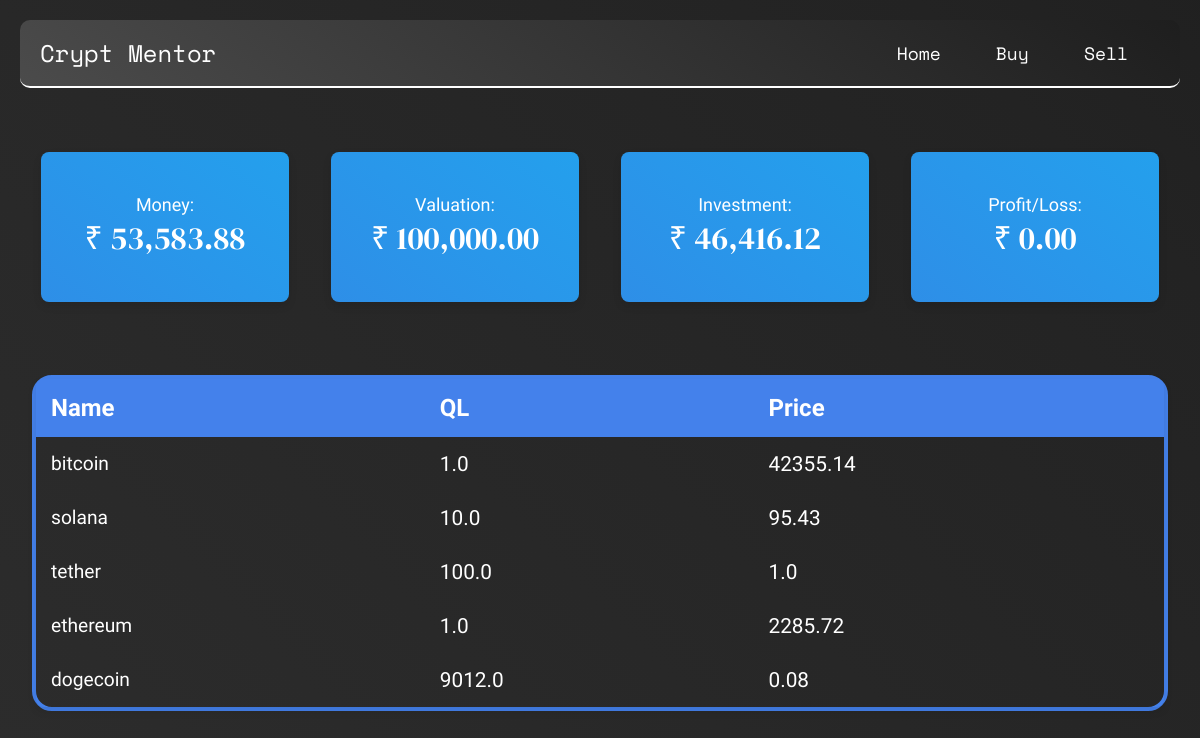
The page / on the database its author committed.
### app.py (models this page shows, shortened)
class Crypto(Base):
    __tablename__ = 'crypto'
    id = Column(Integer, primary_key=True)
    name = Column(String(50), unique=True)
    price = Column(Float)
    quantity = Column(Float)
    money = Column(Float, default=100000.0)

### app.py (the view)
@app.route("/")
def homepage():
    money = current_money()
    val = valuation()
    total_valuation = money + float(val)
    money = "₹ {:,.2f}".format(money)
    pl = total_valuation - 100000.0
    c_list = Crypto.query.all()
    return render_template('index.html', money=money, valuation="₹ {:,.2f}".format(total_valuation), investment="₹ {:,.2f}".format(val), pl="₹ {:,.2f}".format(pl), c_list=c_list)

### app.py (called while the page is built)
def current_money():
    money_list = Crypto.query.filter(Crypto.name == 'money').first()
    money = money_list.money
    return money

def valuation():
    c_list = Crypto.query.all()
    valuation = 0
    for i in c_list:
        quantity, price = i.quantity, i.price
        valuation += quantity * price
    return valuation

### templates/index.html (shortened to what this page needs)
<!DOCTYPE html>
<html lang="en">
<head>
  <link rel="stylesheet" type="text/css" href="../static/styles.css">
</head>
<body>
  <header>
    <div class="topbar">
      <div class="logo">Crypt Mentor</div>
      <nav>
        <ul>
          <li><a href="/">Home</a></li>
          <li><a href="/buy">Buy</a></li>
          <li><a href="/sell">Sell</a></li>
        </ul>
      </nav>
    </div>
    <div class="financials-container">
      <div class="financials">
        <div>Money: <span class="custom">{{ money }}</span></div>
      </div>
      <div class="financials">
        <div>Valuation: <span class="custom">{{ valuation }}</span></div>
      </div>
      <div class="financials">
        <div>Investment: <span class="custom">{{ investment }}</span></div>
      </div>
      <div class="financials">
        <div>Profit/Loss: <span class="custom">{{ pl }}</span></div>
      </div>
  </header>
  <main>
    <table>
      <thead>
        <tr>
          <th>Name</th>
          <th>QL</th>
          <th>Price</th>
        </tr>
      </thead>
      <tbody>
        {% for i in c_list %}
        {% if i.name != 'money' %}
        <tr>
          <td>{{i.name}}</td>
          <td class="table_data">{{i.quantity}}</td>
          <td class="table_money">{{i.price}}</td>
        </tr>
        {% endif %}
        {% endfor %}
      </tbody>
    </table>
  </main>
</body>
</html>

### static/styles.css (style rules this page uses)
body { background: linear-gradient(45deg, #383838, #232323, #000000); background-size: 400% 400%; animation: gradientAnimation 15s ease infinite; color: #fff; font-family: 'Courier Prime'; font-size: 22px; margin: 0; padding: 0; cursor: url('../static/ethereum.png'), auto; }
header { padding: 20px; }
.topbar { border-radius: 10px; font-family: 'Space Mono', monospace; font-size: 18px; background: linear-gradient(38deg, rgb(75, 75, 75) 0%, rgb(30, 30, 30) 100%); padding: 15px 20px; border-bottom: 2px solid #ffffff; display: flex; justify-content: space-between; align-items: center; }
.logo { font-size: 24px; color: #fff; }
nav ul { list-style: none; padding: 0; margin: 0; }
nav ul li { display: inline-block; margin-right: 20px; }
nav ul li a { color: #fff; text-decoration: none; padding: 8px 12px; border-radius: 5px; transition: background-color 0.3s ease; }
.financials { font-family: 'IBM Plex Sans Condensed'; width: 100%; font-size: large; padding: 15px; border-radius: 8px; box-shadow: 0 4px 8px rgba(0, 0, 0, 0.1); display: flex; justify-content: space-around; align-items: center; background: linear-gradient(38deg, #3b78e0 0%, #13bdf6 100%); background-size: 400% 400%; animation: gradient_scroll 5s ease infinite; margin: 1.3rem; padding-bottom: 2.5rem; padding-top: 2.5rem; text-align: left; margin-top: 4rem; }
.financials-container { display: flex; }
.financials div { flex: 1; text-align: center; padding: 2px; }
.financials div span { display: block; font-size: 18px; color: #fff; font-size: 2rem; }
table { width: 100%; border-collapse: collapse; border-radius: 8px; overflow: hidden; box-shadow: 0 4px 8px rgba(0, 0, 0, 0.1); background: transparent; font-size: 1.3rem; }
table th, table td { padding: 15px; text-align: left; background: transparent; font-family: 'Urbanist', serif; }
table th { background: #4481eb; color: #fff; font-size: 1.5rem; font-family: 'Urbanist', serif; }
table tbody tr { background: transparent; font-size: 1.2rem; }
table tbody tr:nth-child(even) { background: transparent; }
table tbody tr { transition: background-color 0.3s ease; }
main { border: solid 0.3rem #4481eb; border-radius: 20px; margin: 2rem; font-family: 'Arvo'; }
.custom { font-family: 'DM Serif Display'; }
.table_data { font-family: 'Urbanist', sans-serif; font-size: 1.3rem; }
.table_money { font-family: 'Mate'; font-size: 1.3rem; }

### rows shown on the page
Crypto: name "bitcoin", quantity "1.0", price "42355.14"
Crypto: name "solana", quantity "10.0", price "95.43"
Crypto: name "tether", quantity "100.0", price "1.0"
Crypto: name "ethereum", quantity "1.0", price "2285.72"
Crypto: name "dogecoin", quantity "9012.0", price "0.08"

### other values the page prints
{{ money }} "₹ 53,583.88"
{{ valuation }} "₹ 100,000.00"
{{ investment }} "₹ 46,416.12"
{{ pl }} "₹ 0.00"
